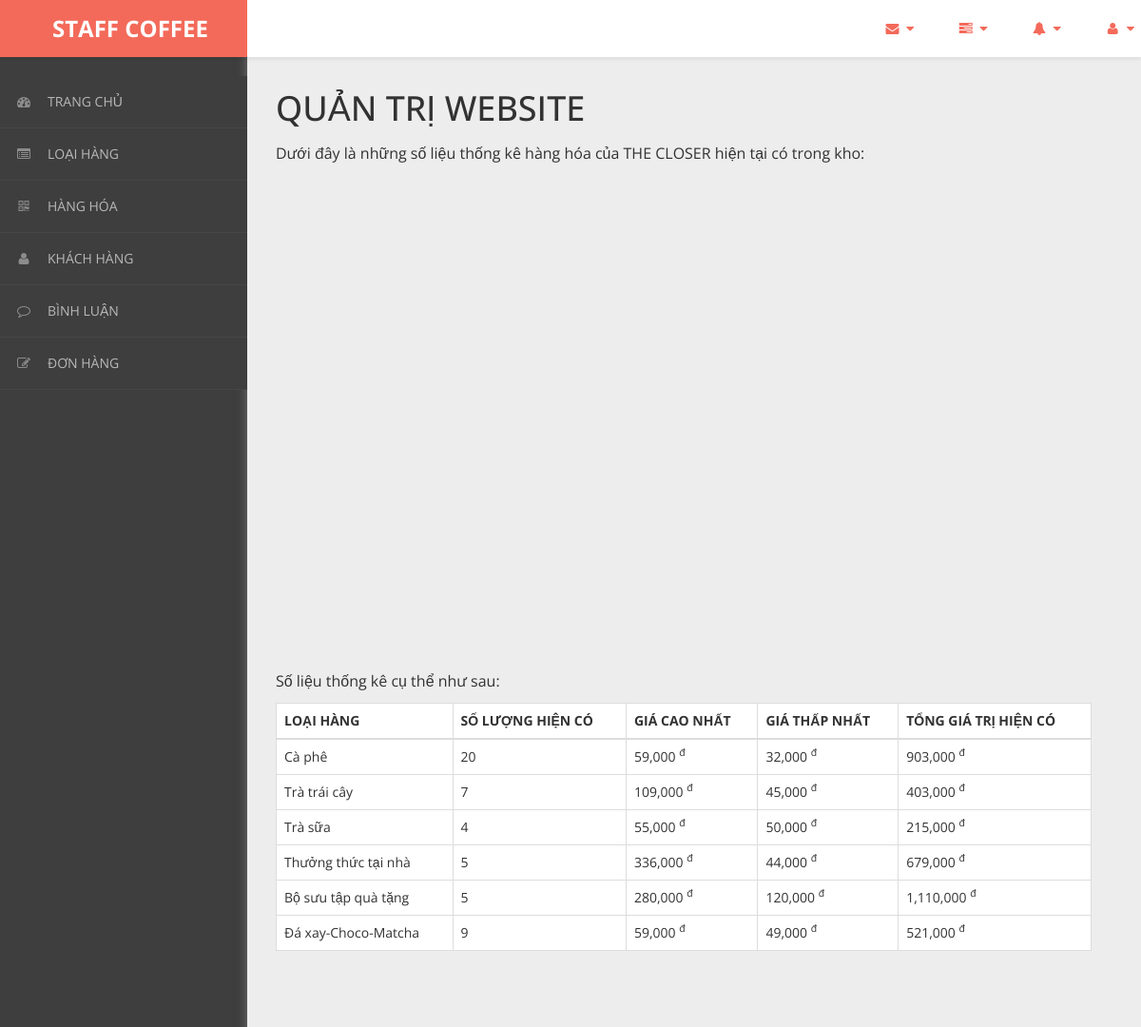
Screenshot of /admin/content/thong-ke/thong-ke-list.php with the database file from the repository.
### tables this page shows
CREATE TABLE `loai_hang` (
  `ma_loai` int(11) NOT NULL,
  `ten_loai` varchar(50) NOT NULL
);

### admin/dao/pdo.php (called while the page is built, shortened)
<?php
    function pdo_get_connection(){
        $pdo = new PDO("mysql:host=localhost;dbname=staffcoffee",'root','');
        $pdo->setAttribute(PDO::ATTR_ERRMODE, PDO::ERRMODE_EXCEPTION);
        return $pdo;
    }
    function pdo_query($sql){
        $sql_args = array_slice(func_get_args(),1);
        try{
            $conn = pdo_get_connection();
            $stmt = $conn ->prepare($sql);
            $stmt -> execute($sql_args);
            $rows = $stmt -> fetchAll();
            return $rows;
        }catch(PDOException $e){
            throw $e;
        }finally{
            unset($conn);
        }
    }
    ?>

### admin/dao/thong-ke.php (called while the page is built, shortened)
<?php
    require_once ('pdo.php');
    function thong_ke_hang_hoa(){
    $sql = "SELECT lo.ma_loai, lo.ten_loai,"
            . " COUNT(*) so_luong,"
            . " MIN(hh.don_gia) gia_min,"
            . " MAX(hh.don_gia) gia_max,"
            . " SUM(hh.don_gia) gia_sum"
            . " FROM hang_hoa hh "
            . " JOIN loai_hang lo ON lo.ma_loai=hh.ma_loai "
            . " GROUP BY lo.ma_loai, lo.ten_loai";
    return pdo_query($sql);
    }
?>

### admin/content/thong-ke/thong-ke-list.php (the view, shortened to what this page needs)
<!DOCTYPE html>
<html xmlns="http://www.w3.org/1999/xhtml">
<head>
    <link href="../../../css/admin/css/bootstrap.css" rel="stylesheet" />
    <link href="../../../css/admin/css/font-awesome.css" rel="stylesheet" />
    <link href="../../../css/admin/css/custom-styles.css" rel="stylesheet" />
                <?php
                require_once ('../../dao/thong-ke.php');
                $items = thong_ke_hang_hoa();
                ?>
</head>
<body>
    <div id="wrapper">
        <nav class="navbar navbar-default top-navbar" role="navigation">
            <div class="navbar-header">
                <a class="navbar-brand" href="../../../../bigshoes/trang-chinh/"><strong style = "margin-left: 40px;">STAFF COFFEE</strong></a>
            </div>
            <ul class="nav navbar-top-links navbar-right">
                <li class="dropdown">
                    <a class="dropdown-toggle" data-toggle="dropdown" href="#" aria-expanded="false">
                        <i class="fa fa-envelope fa-fw"></i> <i class="fa fa-caret-down"></i>
                    </a>
                </li>
                <li class="dropdown">
                    <a class="dropdown-toggle" data-toggle="dropdown" href="#" aria-expanded="false">
                        <i class="fa fa-tasks fa-fw"></i> <i class="fa fa-caret-down"></i>
                    </a>
                </li>
                <li class="dropdown">
                    <a class="dropdown-toggle" data-toggle="dropdown" href="#" aria-expanded="false">
                        <i class="fa fa-bell fa-fw"></i> <i class="fa fa-caret-down"></i>
                    </a>
                </li>
                <li class="dropdown">
                    <a class="dropdown-toggle" data-toggle="dropdown" href="#" aria-expanded="false">
                        <i class="fa fa-user fa-fw"></i> <i class="fa fa-caret-down"></i>
                    </a>
                </li>
            </ul>
        </nav>
        <nav class="navbar-default navbar-side" role="navigation">
            <div class="sidebar-collapse">
                <ul class="nav" id="main-menu">
                <li>
                        <a href="../thong-ke/thong-ke-list.php"><i class="fa fa-dashboard"></i>TRANG CHỦ</a>
                    </li>
                    <li>
                        <a href="../loai-hang/loai-hang-list.php"><i class="fa fa-list-alt" aria-hidden="true"></i>LOẠI HÀNG</a>
                    </li>
                    <li>
                        <a href="../hang-hoa/hang-hoa-list.php"><i class="fa fa-qrcode"></i>HÀNG HÓA</a>
                    </li>
                    <li>
                        <a href="../khach-hang/khach-hang-list.php"><i class="fa fa-user"></i>KHÁCH HÀNG</a>
                    </li>
                    <li>
                        <a href="../binh-luan/binh-luan-list.php"><i class="fa fa-comment-o" aria-hidden="true"></i>BÌNH LUẬN</a>
                    </li>
                    <li>
                        <a href="../hoa-don/hoa-don-list.php"><i class="fa fa-edit"></i>ĐƠN HÀNG</a>
                    </li>
                </ul>
            </div>
        </nav>
        <div id="page-wrapper">
		  <div class="header">
                        <div class="page-header">
                            <h1>QUẢN TRỊ WEBSITE</h1>
                            <p>Dưới đây là những số liệu thống kê hàng hóa của THE CLOSER hiện tại có trong kho: </p>
                            <div id="columnchart_values" style="width: 100%; height: 300px;"></div><br><br><br><br><br><br><br><br><br><br>
                              <p>Số liệu thống kê cụ thể như sau: </p>
                              <table class="table table-bordered" style = "background-color:#fff">
                                <thead>
                                  <tr>
                                    <th>LOẠI HÀNG</th>
                                    <th>SỐ LƯỢNG HIỆN CÓ</th>
                                    <th>GIÁ CAO NHẤT</th>
                                    <th>GIÁ THẤP NHẤT</th>
                                    <th>TỔNG GIÁ TRỊ HIỆN CÓ</th>
                                  </tr>
                                </thead>
                                <tbody>
                                <?php foreach($items as $item){
                                     extract($item);
                                    ?>
                                  <tr>
                                    <td><?=$ten_loai?></td>
                                    <td><?=$so_luong?></td>
                                    <td><?=number_format($gia_max)?> <sup>đ</sup></td>
                                    <td><?=number_format($gia_min)?> <sup>đ</sup></td>
                                    <td><?=number_format($gia_sum)?> <sup>đ</sup></td>
                                  </tr>
                                <?php } ?>
                                </tbody>
                              </table>
                        </div>
		</div>
            </div>
        </div>
</body>
</html>

### css/admin/css/custom-styles.css (style rules this page uses)
body { font-family: 'Open Sans', sans-serif; background: #3E3E3E; }
#wrapper { width: 100%; }
#page-wrapper { padding: 15px 15px; min-height: 600px; background: #EDEDED; }
h1, .h1, h2, .h2, h3, .h3 { margin-top: 7px; margin-bottom: -5px; }
p { font-size:16px; line-height:25px; padding-top:20px; }
.navbar-side { z-index: 0; }
.navbar-side .nav > li > a > i { color: #8C8C8C;padding: 8px;width: 30px;text-align: center; }
.top-navbar { position: fixed; width: 100%; z-index: 300; -webkit-box-shadow: 0 3px 3px rgba(0, 0, 0, 0.05); -moz-box-shadow: 0 3px 3px rgba(0, 0, 0, 0.05); box-shadow: 0 3px 3px rgba(0, 0, 0, 0.05); }
.navbar-side { z-index: 1; position: fixed; width: 260px; top: 80px; }
#page-wrapper { position: relative; top: 55px; box-shadow: 0 0 10px #757575; -moz-box-shadow: 0 0 10px #757575; -webkit-box-shadow: 0 0 10px #757575; }
.page-header { margin: 0;border-bottom: 1px solid transparent;text-align: left;background-color: rgb(237, 237, 237);padding: 32px 22px 32px 0;color: #323232; }
.header { margin: 0 30px; }
.top-navbar { margin:0px; }
.top-navbar .navbar-brand { color: #fff;width: 260px;text-align: left;height: 60px;font-size: 24px;font-weight: 700;line-height: 30px;background: #F36A5A; }
.top-navbar .nav > li { position: relative; display: inline-block; margin: 0px; padding: 0px; }
.top-navbar .nav > li > a { position: relative; display: block; padding: 20px;color: #FFFFFF; margin: 0px; }
.sidebar-collapse , .sidebar-collapse .nav { background:none; }
.sidebar-collapse .nav { padding:0; }
.sidebar-collapse .nav > li > a { color: #B8B8B8; background:transparent; text-shadow:none; font-size: 14px; }
.sidebar-collapse > .nav > li > a { padding: 12px 10px; }
.sidebar-collapse > .nav > li { border-bottom: 1px solid rgba(107, 108, 109, 0.19); }
.navbar-side { border:none; background: #3E3E3E; }
.top-navbar { background: #FFFFFF; border-bottom:none; }
.top-navbar .nav > li > a > i { margin-right: 2px; }
.navbar-default { border:0px solid black; }
.navbar-header { background: transparent; }
.nav > li > a > i { margin-right:10px; color: rgb(243, 106, 90); }
@media (min-width:768px) { #page-wrapper { margin: 0 0 0 260px; padding: 0; min-height: 1200px; } }
@media (min-width:768px) { .navbar-side { width: 260px; z-index: 1; } }
@media (min-width:768px) { .navbar { border-radius: 0px; } }

### rows the page displays
loai_hang: ten_loai "Cà phê", so_luong "20", gia_max "59,000", gia_min "32,000", gia_sum "903,000"
loai_hang: ten_loai "Trà trái cây", so_luong "7", gia_max "109,000", gia_min "45,000", gia_sum "403,000"
loai_hang: ten_loai "Trà sữa", so_luong "4", gia_max "55,000", gia_min "50,000", gia_sum "215,000"
loai_hang: ten_loai "Thưởng thức tại nhà", so_luong "5", gia_max "336,000", gia_min "44,000", gia_sum "679,000"
loai_hang: ten_loai "Bộ sưu tập quà tặng", so_luong "5", gia_max "280,000", gia_min "120,000", gia_sum "1,110,000"
loai_hang: ten_loai "Đá xay-Choco-Matcha", so_luong "9", gia_max "59,000", gia_min "49,000", gia_sum "521,000"
